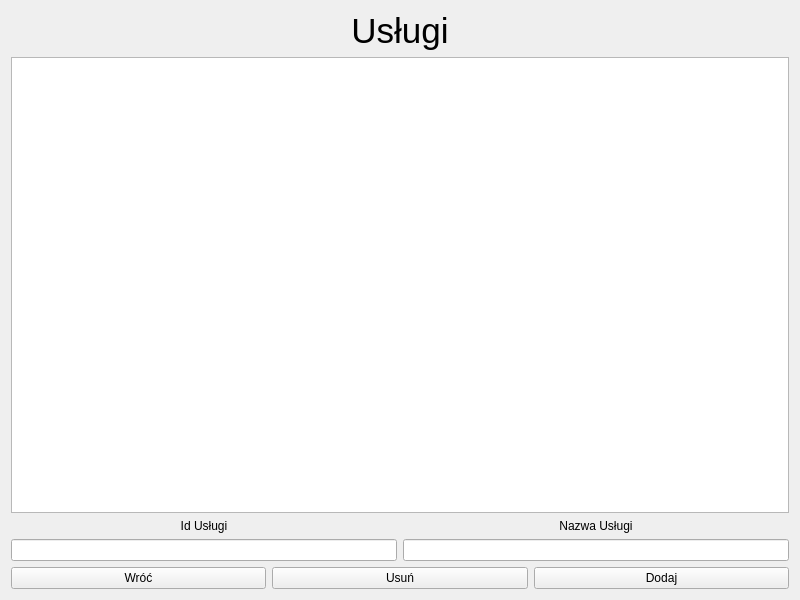
<?xml version="1.0" encoding="UTF-8"?>
<ui version="4.0">
 <class>ZarzadzanieUslugami</class>
 <widget class="QWidget" name="ZarzadzanieUslugami">
  <property name="geometry">
   <rect>
    <x>0</x>
    <y>0</y>
    <width>800</width>
    <height>600</height>
   </rect>
  </property>
  <property name="windowTitle">
   <string>Form</string>
  </property>
  <layout class="QVBoxLayout" name="verticalLayout_3">
   <item>
    <widget class="QLabel" name="label">
     <property name="font">
      <font>
       <pointsize>26</pointsize>
      </font>
     </property>
     <property name="text">
      <string>Usługi</string>
     </property>
     <property name="alignment">
      <set>Qt::AlignCenter</set>
     </property>
    </widget>
   </item>
   <item>
    <widget class="QTableView" name="tablica"/>
   </item>
   <item>
    <layout class="QHBoxLayout" name="horizontalLayout">
     <item>
      <layout class="QVBoxLayout" name="verticalLayout">
       <item>
        <widget class="QLabel" name="Id_Label">
         <property name="text">
          <string>Id Usługi</string>
         </property>
         <property name="alignment">
          <set>Qt::AlignCenter</set>
         </property>
        </widget>
       </item>
       <item>
        <widget class="QLineEdit" name="Id_Line"/>
       </item>
      </layout>
     </item>
     <item>
      <layout class="QVBoxLayout" name="verticalLayout_2">
       <item>
        <widget class="QLabel" name="Nazwa_Label">
         <property name="text">
          <string>Nazwa Usługi</string>
         </property>
         <property name="alignment">
          <set>Qt::AlignCenter</set>
         </property>
        </widget>
       </item>
       <item>
        <widget class="QLineEdit" name="Nazwa_Line"/>
       </item>
      </layout>
     </item>
    </layout>
   </item>
   <item>
    <layout class="QHBoxLayout" name="horizontalLayout_2">
     <item>
      <widget class="QPushButton" name="Wroc_Button">
       <property name="text">
        <string>Wróć</string>
       </property>
      </widget>
     </item>
     <item>
      <widget class="QPushButton" name="Usun_Button">
       <property name="text">
        <string>Usuń</string>
       </property>
      </widget>
     </item>
     <item>
      <widget class="QPushButton" name="Dodaj_Button">
       <property name="text">
        <string>Dodaj</string>
       </property>
      </widget>
     </item>
    </layout>
   </item>
  </layout>
 </widget>
 <resources/>
 <connections/>
</ui>
